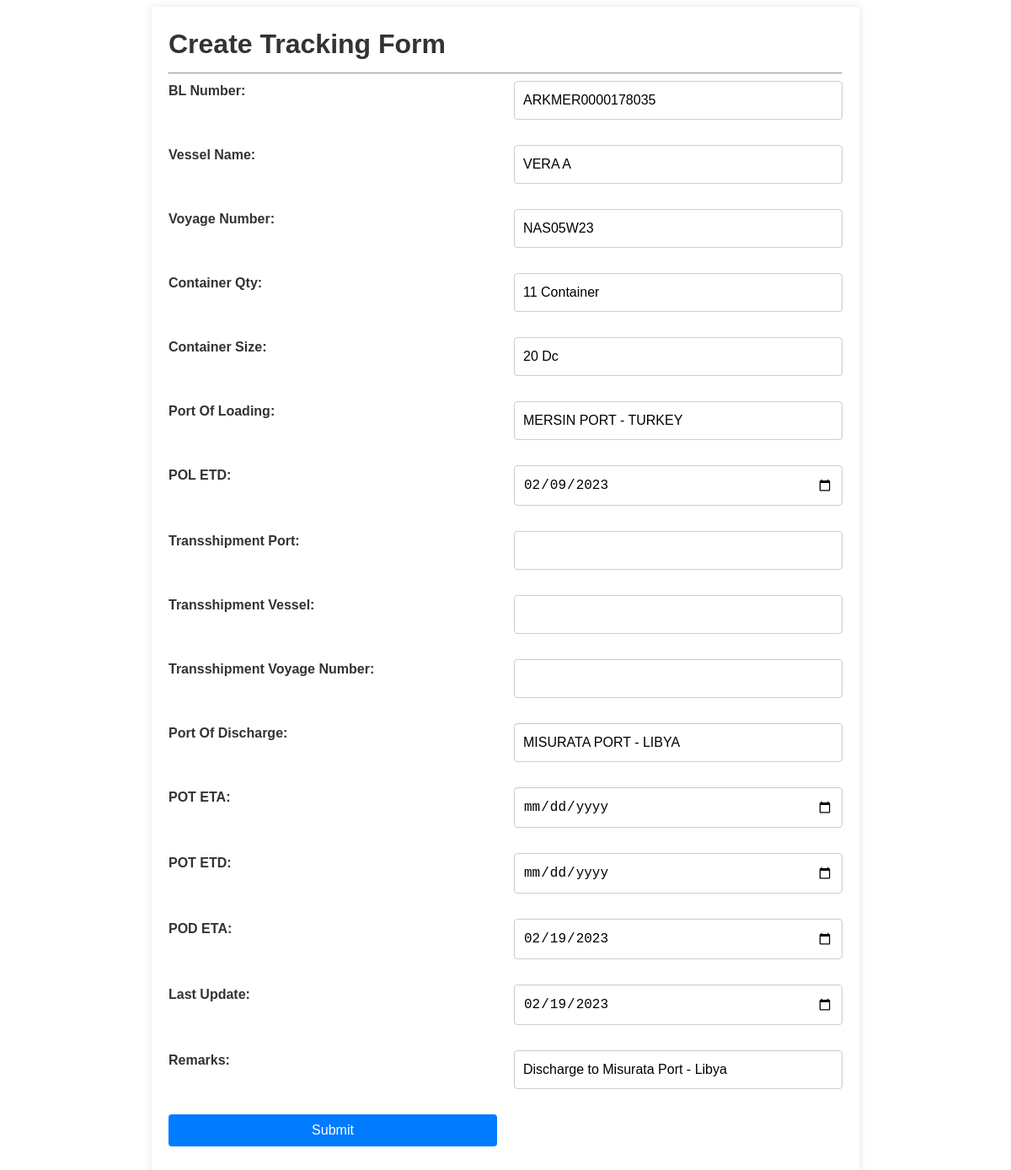
Screenshot of /admin/update.php?tracking_id=42 with the database file from the repository.
### tables this page shows
CREATE TABLE `tracking` (
  `id` int NOT NULL AUTO_INCREMENT,
  `bl_number` varchar(255) DEFAULT NULL,
  `vessel_name` varchar(255) DEFAULT NULL,
  `voyager_number` varchar(255) DEFAULT NULL,
  `container_qty` varchar(255) DEFAULT NULL,
  `container_size` varchar(255) DEFAULT NULL,
  `port_of_loading` varchar(255) DEFAULT NULL,
  `transshipment_port` varchar(255) DEFAULT NULL,
  `transshipment_voyage_number` varchar(255) DEFAULT NULL,
  `transshipment_vessel` varchar(255) DEFAULT NULL,
  `port_of_discharge` varchar(255) DEFAULT NULL,
  `last_update` varchar(255) DEFAULT NULL,
  `pol_etd` varchar(255) DEFAULT NULL,
  `pot_eta` varchar(255) DEFAULT NULL,
  `pot_etd` varchar(255) DEFAULT NULL,
  `pod_eta` varchar(255) DEFAULT NULL,
  `remarks` varchar(255) DEFAULT NULL,
  PRIMARY KEY (`id`)
);

### DatabaseConnection.php (called while the page is built, shortened)
<?php
abstract class DatabaseConnection {
    protected function connect() {
      if($_SERVER['SERVER_NAME'] == 'localhost')
      {
          $servername = "localhost";
          $username = "root";
          $password = "";
          $dbname = "yuvencargo";
      }
      elseif($_SERVER['SERVER_NAME'] == 'yuvencargo.com'){
          $servername = "localhost";
          $username = "transmena_db_usr";
          $password = "*04mvW97r";
          $dbname = "admin_transmena_db";
      }
        $conn = new mysqli($servername, $username, $password, $dbname);
        return $conn;
    }
    protected function query($sql) {
        return  $this->connect()->query($sql);
    }
}
?>

### TrackingFormHandler.php (called while the page is built, shortened)
<?php
require 'DatabaseConnection.php';
class TrackingFormHandler extends DatabaseConnection{
    public function getTrackingById($id)
    {
        $sql = "SELECT  * FROM tracking WHERE tracking.id =" . $id;
        $result = parent::query($sql);
        $result = mysqli_fetch_assoc($result);
        return $result;
    }
  }
?>

### admin/update.php (the view, shortened to what this page needs)
<?php
require_once ($_SERVER['DOCUMENT_ROOT']) . "/TrackingFormHandler.php";
$TrackingAdminFormHandler = new TrackingFormHandler();
if(isset($_REQUEST['tracking_id']) && !empty($_REQUEST['tracking_id'])) {
    $trackingId = $TrackingAdminFormHandler->getTrackingById($_REQUEST['tracking_id']);
}
?>
<body>
<?php if (isset($_REQUEST['tracking_id'])): ?>
<div class="container">
    <h1> Create Tracking Form</h1>
    <hr>
    <form method="POST" action="TrackingAdminFormHandler.php">
        <label for="tracking_code">BL Number:</label>
        <input value="<?php echo $trackingId['bl_number'] ?>" type="text" name="bl_number" id="bl_number">
        <label for="vessel_name">Vessel Name:</label>
        <input value="<?php echo $trackingId['vessel_name'] ?>" type="text" name="vessel_name" id="vessel_name">
        <label for="voyage_number">Voyage Number:</label>
        <input value="<?php echo $trackingId['voyager_number'] ?>" type="text" name="voyage_number" id="voyage_number">
        <label for="container_qty">Container Qty:</label>
        <input value="<?php echo $trackingId['container_qty'] ?>" type="text" name="container_qty" id="container_qty">
        <label for="container_size">Container Size:</label>
        <input value="<?php echo $trackingId['container_size'] ?>" type="text" name="container_size" id="container_size">
        <label for="port_of_loading">Port Of Loading:</label>
        <input value="<?php echo $trackingId['port_of_loading'] ?>" type="text" name="port_of_loading" id="port_of_loading">
        <label for="pol_etd">POL ETD:</label>
        <input value="<?php echo $trackingId['pol_etd'] ?>" type="date" name="pol_etd" id="pol_etd">
        <label for="transshipment_port">Transshipment Port:</label>
        <input value="<?php echo $trackingId['transshipment_port'] ?>" type="text" name="transshipment_port" id="transshipment_port">
        <label for="transshipment_vessel">Transshipment Vessel:</label>
        <input value="<?php echo $trackingId['transshipment_vessel'] ?>" type="text" name="transshipment_vessel" id="transshipment_vessel">
        <label for="transshipment_voyage_number">Transshipment Voyage Number:</label>
        <input value="<?php echo $trackingId['transshipment_voyage_number'] ?>" type="text" name="transshipment_voyage_number" id="transshipment_voyage_number">
        <label for="port_of_discharge">Port Of Discharge:</label>
        <input value="<?php echo $trackingId['port_of_discharge'] ?>" type="text" name="port_of_discharge" id="port_of_discharge">
        <label for="pot_eta">POT ETA:</label>
        <input value="<?php echo $trackingId['pot_eta'] ?>" type="date" name="pot_eta" id="pot_eta">
        <label for="pot_etd">POT ETD:</label>
        <input value="<?php echo $trackingId['pot_etd'] ?>" type="date" name="pot_etd" id="pot_etd">
        <label for="pot_etd">POD ETA:</label>
        <input value="<?php echo $trackingId['pod_eta'] ?>" type="date" name="pod_eta" id="pod_eta">
        <label for="last_update">Last Update:</label>
        <input value="<?php echo $trackingId['last_update'] ?>" type="date" name="last_update" id="last_update">
        <label for="remarks">Remarks:</label>
        <input value="<?php echo $trackingId['remarks'] ?>" type="text" name="remarks" id="remarks">
        <input type="submit" value="Submit">
    </form>
</div>
<?php endif; ?>
</body>

### admin/update.php (style rules this page uses)
body { font-family: Arial, sans-serif; font-size: 16px; line-height: 1.5; color: #333; }
.container { max-width: 800px; margin: 0 auto; padding: 20px; background-color: #fff; box-shadow: 0 0 10px rgba(0, 0, 0, 0.1); }
h1, h2, h3, h4, h5, h6 { margin-top: 0; margin-bottom: 10px; }
form { display: grid; grid-template-columns: 1fr 1fr; grid-gap: 20px; }
label { display: block; font-weight: bold; }
input[type="text"], input[type="date"], textarea, select { width: 100%; padding: 10px; border: 1px solid #ccc; border-radius: 4px; box-sizing: border-box; font-size: 16px; line-height: 1.5; margin-bottom: 10px; }
input[type="submit"] { background-color: #007bff; color: #fff; border: none; padding: 10px 20px; border-radius: 4px; font-size: 16px; cursor: pointer; }

### rows the page displays
tracking: bl_number "ARKMER0000178035", vessel_name "VERA A", voyage_number "NAS05W23", container_qty "11 Container", container_size "20 Dc", port_of_loading "MERSIN PORT - TURKEY", pol_etd "02/09/2023", port_of_discharge "MISURATA PORT - LIBYA", pod_eta "02/19/2023", last_update "02/19/2023", remarks "Discharge to Misurata Port - Libya"
